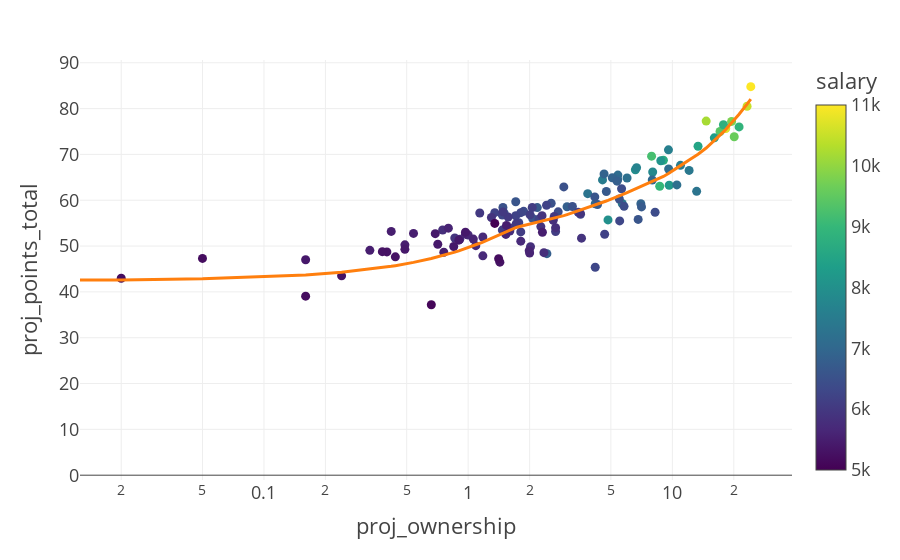

Source (notebook cell):
### Code cell
px.scatter(dg_proj,
          y='proj_points_total',
          x='proj_ownership',
          log_x=True,
#           log_y=True,
          trendline='lowess',
          color='salary',
          hover_name='player_name',
          template='presentation')

### Figure 1 — Plotly figure (JSON) as saved in the notebook; plotly's stock layout.template omitted (floating-point values rounded to 4 significant figures; data arrays with more than 128 entries replaced by an {"elided": "..."} marker saying what was removed)
{"data": [{"hovertemplate": "<b>%{hovertext}</b><br><br>proj_ownership=%{x}<br>proj_points_total=%{y}<br>salary=%{marker.color}<extra></extra>", "hovertext": {"elided": "156 str values"}, "legendgroup": "", "marker": {"color": {"elided": "156 int values"}, "coloraxis": "coloraxis", "symbol": "circle"}, "mode": "markers", "name": "", "orientation": "v", "showlegend": false, "type": "scatter", "x": {"elided": "156 float values"}, "xaxis": "x", "y": {"elided": "156 float values"}, "yaxis": "y"}, {"hovertemplate": "<b>LOWESS trendline</b><br><br>proj_ownership=%{x}<br>proj_points_total=%{y} <b>(trend)</b><extra></extra>", "legendgroup": "", "marker": {"symbol": "circle"}, "mode": "lines", "name": "", "showlegend": false, "type": "scatter", "x": {"elided": "156 float values"}, "xaxis": "x", "y": {"elided": "156 float values"}, "yaxis": "y"}], "layout": {"coloraxis": {"colorbar": {"title": {"text": "salary"}}, "colorscale": [[0, "#440154"], [0.1111, "#482878"], [0.2222, "#3e4989"], [0.3333, "#31688e"], [0.4444, "#26828e"], [0.5556, "#1f9e89"], [0.6667, "#35b779"], [0.7778, "#6ece58"], [0.8889, "#b5de2b"], [1, "#fde725"]]}, "legend": {"tracegroupgap": 0}, "margin": {"t": 60}, "xaxis": {"anchor": "y", "domain": [0, 1], "title": {"text": "proj_ownership"}, "type": "log"}, "yaxis": {"anchor": "x", "domain": [0, 1], "title": {"text": "proj_points_total"}}}}
